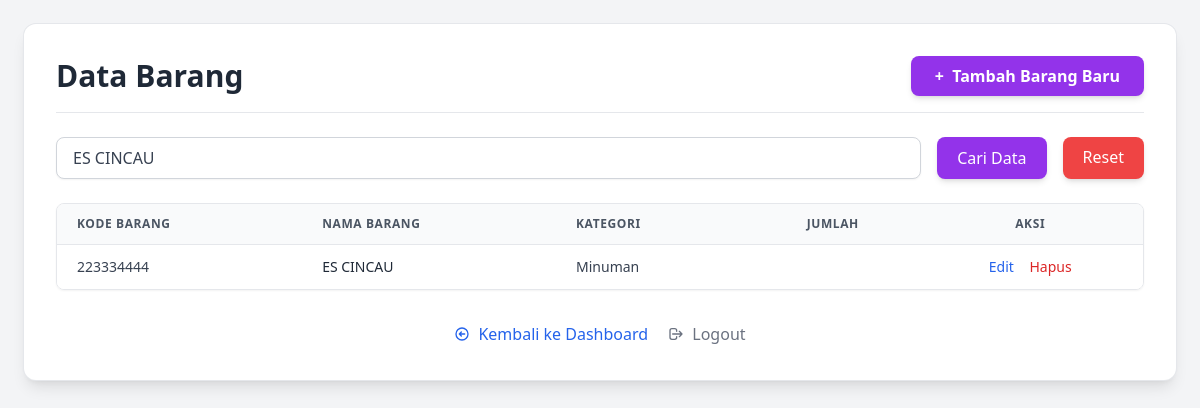
Screenshot of /data_barang.php?cari=ES CINCAU (signed in) with the database file from the repository.
### tables this page shows
CREATE TABLE `barang` (
  `id_barang` int(11) NOT NULL,
  `nama_barang` varchar(100) DEFAULT NULL,
  `kode_barang` varchar(100) DEFAULT NULL,
  `kategori` varchar(50) DEFAULT NULL,
  `gambar` varchar(255) DEFAULT NULL,
  `stok_awal` int(11) DEFAULT NULL
);

### data_barang.php (the view, shortened to what this page needs)
<?php
include 'koneksi.php';
$cari = isset($_GET['cari']) ? mysqli_real_escape_string($conn, $_GET['cari']) : '';
$query = $cari ?
    "SELECT * FROM barang WHERE nama_barang LIKE '%$cari%' OR kode_barang LIKE '%$cari%' OR kategori LIKE '%$cari%'" :
    "SELECT * FROM barang ORDER BY nama_barang ASC";
$result = mysqli_query($conn, $query);
?>
<!DOCTYPE html>
<html lang="id">
<head>
    <script src="https://cdn.tailwindcss.com"></script>
</head>
<body class="bg-gray-100 min-h-screen p-4 sm:p-6 font-sans antialiased">
<div class="bg-white shadow-lg rounded-xl p-6 sm:p-8 max-w-6xl mx-auto ring-1 ring-gray-200">
    <div class="flex flex-col md:flex-row md:items-center md:justify-between mb-6 border-b pb-4 border-gray-200">
        <div class="flex items-center gap-3">
            <h2 class="text-3xl font-extrabold text-gray-800">Data Barang</h2>
        </div>
        <a href="tambah_barang.php" class="mt-4 md:mt-0 bg-purple-600 hover:bg-purple-700 text-white font-semibold px-6 py-2 rounded-lg shadow-md transition transform hover:scale-105 focus:outline-none focus:ring-2 focus:ring-blue-500 focus:ring-opacity-50">
            <span class="mr-1">+</span> Tambah Barang Baru
        </a>
    </div>
    <form method="GET" action="data_barang.php" class="mb-6 flex flex-col sm:flex-row gap-4">
        <input type="text" name="cari" placeholder="Cari berdasarkan nama, kode, atau kategori..."
               value="<?= htmlspecialchars($cari) ?>"
               class="flex-1 px-4 py-2 border border-gray-300 rounded-lg focus:ring-blue-500 focus:border-blue-500 transition duration-200 text-gray-700 shadow-sm">
        <button type="submit" class="bg-purple-600 text-white px-5 py-2 rounded-lg hover:purple-700 transition duration-200 shadow-md transform hover:scale-105 focus:outline-none focus:ring-2 focus:ring-green-500 focus:ring-opacity-50">
            Cari Data
        </button>
        <?php if ($cari): ?>
        <a href="data_barang.php" class="bg-red-500 text-white px-5 py-2 rounded-lg hover:bg-red-600 transition duration-200 shadow-md transform hover:scale-105 focus:outline-none focus:ring-2 focus:ring-red-500 focus:ring-opacity-50 text-center sm:w-auto">
            Reset
        </a>
        <?php endif; ?>
    </form>
    <div class="overflow-x-auto rounded-lg shadow-sm border border-gray-200">
        <table class="min-w-full text-sm text-left text-gray-700">
            <thead class="bg-gray-50 text-gray-600 uppercase text-xs tracking-wider">
                <tr>
                    <th class="px-5 py-3 border-b border-gray-200 font-semibold">Kode Barang</th>
                    <th class="px-5 py-3 border-b border-gray-200 font-semibold">Nama Barang</th>
                    <th class="px-5 py-3 border-b border-gray-200 font-semibold">Kategori</th>
                    <th class="px-5 py-3 border-b border-gray-200 font-semibold text-center">Jumlah</th>
                    <th class="px-5 py-3 border-b border-gray-200 font-semibold text-center">Aksi</th>
                </tr>
            </thead>
            <tbody class="divide-y divide-gray-200">
                <?php if (mysqli_num_rows($result) > 0): ?>
                    <?php while($row = mysqli_fetch_assoc($result)): ?>
                        <tr class="bg-white hover:bg-gray-50 transition duration-150 ease-in-out">
                            <td class="px-5 py-3 whitespace-nowrap"><?= htmlspecialchars($row['kode_barang']) ?></td>
                            <td class="px-5 py-3 whitespace-nowrap font-medium text-gray-800"><?= htmlspecialchars($row['nama_barang']) ?></td>
                            <td class="px-5 py-3 whitespace-nowrap"><?= htmlspecialchars($row['kategori']) ?></td>
                            <td class="px-5 py-3 whitespace-nowrap text-center"><?= htmlspecialchars($row['jumlah']) ?></td>
                            <td class="px-5 py-3 whitespace-nowrap text-center space-x-3">
                                <a href="edit_barang.php?id=<?= $row['id_barang'] ?>" class="text-blue-600 hover:text-blue-800 font-medium transition duration-150 ease-in-out">Edit</a>
                                <a href="hapus_barang.php?id=<?= $row['id_barang'] ?>" onclick="return confirm('Apakah Anda yakin ingin menghapus barang ini? Tindakan ini tidak bisa dibatalkan.')" class="text-red-600 hover:text-red-800 font-medium transition duration-150 ease-in-out">Hapus</a>
                            </td>
                        </tr>
                    <?php endwhile; ?>
                <?php endif; ?>
            </tbody>
        </table>
    </div>
    <div class="mt-8 text-center">
        <a href="home.php" class="inline-flex items-center text-blue-600 hover:text-blue-800 font-medium transition duration-150 ease-in-out">
            <svg class="w-4 h-4 mr-2" fill="none" stroke="currentColor" viewBox="0 0 24 24" xmlns="http://www.w3.org/2000/svg"><path stroke-linecap="round" stroke-linejoin="round" stroke-width="2" d="M11 15l-3-3m0 0l3-3m-3 3h8M3 12a9 9 0 1118 0 9 9 0 01-18 0z"></path></svg>
            Kembali ke Dashboard
        </a>
        <a href="logout.php" class="ml-4 inline-flex items-center text-gray-500 hover:text-gray-700 font-medium transition duration-150 ease-in-out">
            <svg class="w-4 h-4 mr-2" fill="none" stroke="currentColor" viewBox="0 0 24 24" xmlns="http://www.w3.org/2000/svg"><path stroke-linecap="round" stroke-linejoin="round" stroke-width="2" d="M17 16l4-4m0 0l-4-4m4 4H7m6 4v1a3 3 0 01-3 3H6a3 3 0 01-3-3V7a3 3 0 013-3h4a3 3 0 013 3v1"></path></svg>
            Logout
        </a>
    </div>
</div>
</body>
</html>

### rows the page displays
barang: kode_barang "223334444", nama_barang "ES CINCAU", kategori "Minuman"
